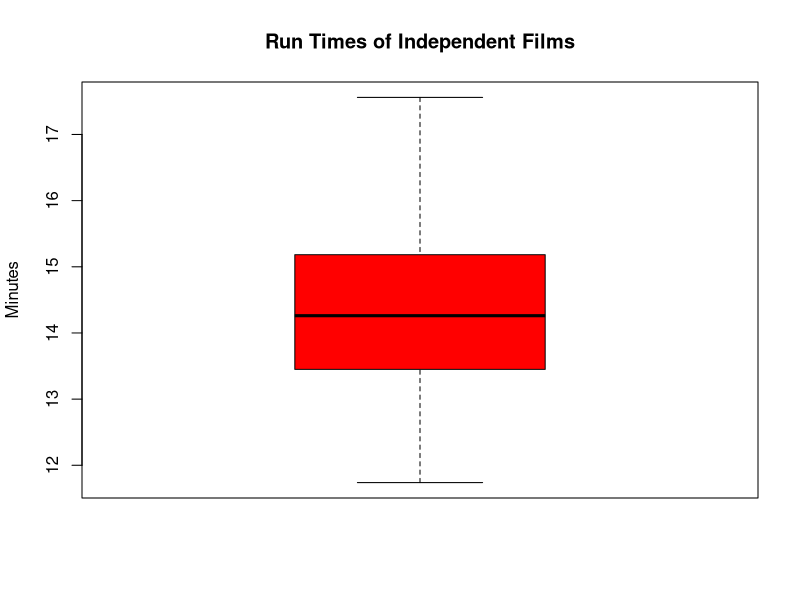
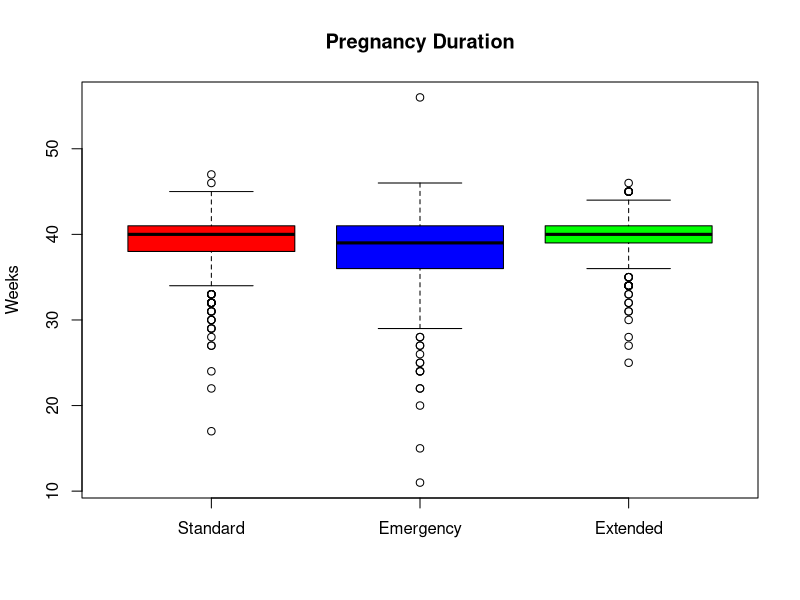

The R source for these figures, in order:
##############################
# Problem #1 Car Safety Data #
##############################

#Read in the File
safetyData = read.csv(file="Lab11Prob1.csv", header=TRUE, sep=",")

#Separate the Vector of Outcomes
X = safetyData$x;

#Calculate T = \sum_i X_i
T = sum(X); 

#Calculate the Number of Observations
N = length(X); 

###################################
# Problem #2 Sprinker System Data #
###################################

#Read in the File
sprinklerData = read.csv(file="Lab11Prob2.csv", header=TRUE, sep=",")

#Separate the Vector of Outcomes
activationTemps = sprinklerData$x;

#Calculate the Number of Observations
N = length(activationTemps);

#################################################
# Problem #3 Independent Short Film Length Data #
#################################################

filmData = read.csv(file="Lab11Prob3.csv", header=TRUE, sep=",")

#Separate the Run Times (in Minutes)
runTimes = filmData$x;

#Calculate the Number of Observations
N = length(runTimes);

boxplot(runTimes, main = "Run Times of Independent Films", names=c("Running Times"), col = c("red","blue"),ylab="Minutes")

###########################
# Problem #4 Medical Data #
###########################

dataFrame = read.csv(file="Lab11Prob4.csv",header=TRUE, sep=",")

medicalDF   = dataFrame[which(dataFrame$Type=="Medical"),]$Duration;
emergencyDF = dataFrame[which(dataFrame$Type=="Emergency"),]$Duration;
extendedDF  = dataFrame[which(dataFrame$Type=="Extended"),]$Duration;

boxplot(medicalDF,emergencyDF,extendedDF, main = "Pregnancy Duration", names=c("Standard","Emergency","Extended"), col = c("red","blue","green"),ylab="Weeks")



